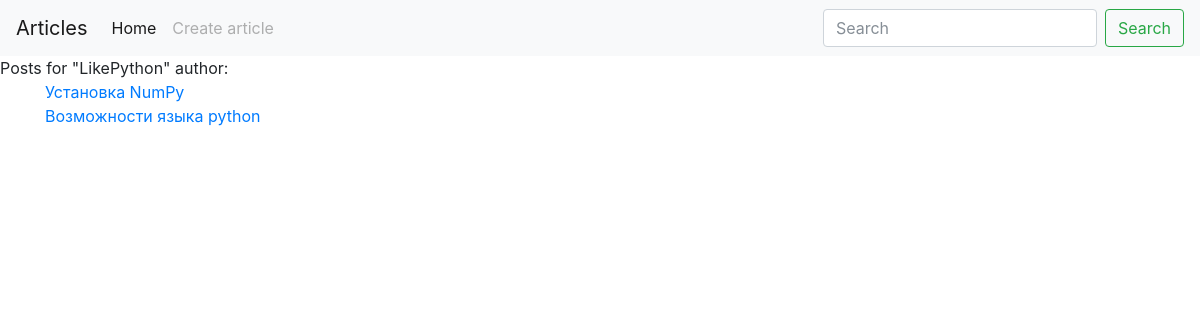
The page /articles/author/posts/3 (signed in) on the database its author committed.
### models.py (models this page shows, shortened)
class User(db.Model, UserMixin):
    id = db.Column(db.Integer, primary_key=True)
    nickname = db.Column(db.String(64), index=True, unique=True)
    email = db.Column(db.String(100), unique=True)
    password = db.Column(db.String(255))
    active = db.Column(db.Boolean())
    articles = db.relationship('Post', lazy=True, secondary=authors_join, backref=db.backref('author', lazy='dynamic'))
    roles = db.relationship('Role', secondary=roles_users, backref=db.backref('user', lazy='dynamic'))

class Post(db.Model):
    id = db.Column(db.Integer, primary_key = True)
    title = db.Column(db.String(140))
    slug = db.Column(db.String(140), unique=True)
    body = db.Column(db.Text)
    timestamp = db.Column(db.DateTime, default=datetime.now())
    authors = db.relationship('User', secondary=authors_join, lazy='joined',
                              backref=db.backref('post',
                                                 lazy='dynamic'))
    tags = db.relationship('Tag', secondary=post_tags,
                           backref= db.backref('post',
                                               lazy='dynamic'))#определяем тип возвразаемых данных

### posts/blueprint.py (the view)
@posts.route('/author/posts/<id>')
def author_detail(id):
    posts = Post.query.join(User.articles).filter(User.id == id)
    print(posts)
    author = User.query.get(id)
    return render_template('posts/authors_detail.html', posts=posts, author=author)

### posts/templates/posts/authors_detail.html (shortened to what this page needs)
{% extends 'base.html' %}
{% block content_title %}
    Posts for "{{ author.nickname }}" author:
{% endblock %}
{% block content %}
    {% for post in posts %}
        <div class="post">
            <a href="{{ url_for('posts.post_detail', slug = post.slug) }}">{{ post.title }}</a>
        </div>
    {% endfor %}
{% endblock %}

### rows shown on the page
User: nickname "LikePython"
Post: title "Установка NumPy"
Post: title "Возможности языка python"
